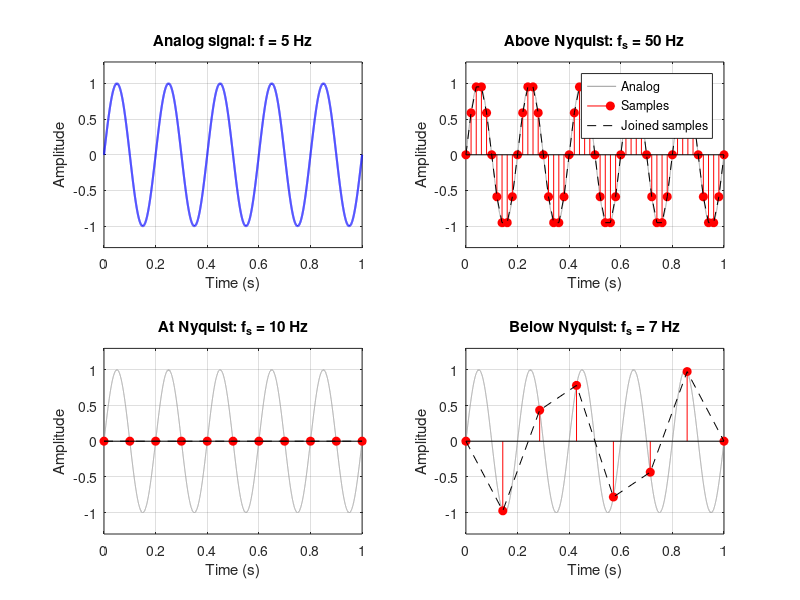

The MATLAB script that drew this image: (Note: this script raises an error after producing the figure.)
% =========================================================
% Problem 4: Sampling of an Analog Signal
% Samples a sine wave above, at, and below the Nyquist rate
% and compares the results.
% =========================================================

clc;          % Clear the Command Window
clear;        % Remove all variables from the Workspace
close all;    % Close all open figures

%% Analog (continuous-time) signal
A   = 1;                    % Amplitude
f   = 5;                    % Signal frequency in Hz
phi = 0;                    % Phase in radians (try pi/2 to see the effect at Nyquist)
t   = 0:0.0001:1;           % Very fine time grid to imitate an analog signal
x   = A*sin(2*pi*f*t + phi);

%% Sampling frequencies
fN      = 2*f;              % Nyquist rate = 2f = 10 Hz
fs_high = 10*f;             % Above Nyquist: 50 Hz
fs_nyq  = fN;               % At Nyquist:    10 Hz
fs_low  = 7;                % Below Nyquist:  7 Hz

%% Sampling: x[n] = x(n*Ts), where Ts = 1/fs
t_high = 0:1/fs_high:1;                 % Sampling instants (step = Ts)
x_high = A*sin(2*pi*f*t_high + phi);    % Sample values

t_nyq  = 0:1/fs_nyq:1;
x_nyq  = A*sin(2*pi*f*t_nyq + phi);

t_low  = 0:1/fs_low:1;
x_low  = A*sin(2*pi*f*t_low + phi);

%% Apparent (alias) frequency for the below-Nyquist case
f_alias = abs(f - fs_low*round(f/fs_low));   % 5 Hz appears as 2 Hz when fs = 7 Hz

%% Plotting
gray = [0.6 0.6 0.6];       % RGB color for the analog signal in the background
yr   = [-1.3 1.3];          % Common amplitude range

figure('Name', 'Problem 4: Sampling of Analog Signal');

subplot(2,2,1);
plot(t, x, 'b', 'LineWidth', 1.5);
title(['Analog signal: f = ', num2str(f), ' Hz']);
xlabel('Time (s)'); ylabel('Amplitude'); ylim(yr); grid on;

subplot(2,2,2);
plot(t, x, 'Color', gray);                        % Analog signal (background)
hold on;
stem(t_high, x_high, 'r', 'MarkerFaceColor', 'r'); % Samples
plot(t_high, x_high, 'k--');                      % Samples joined by straight lines
hold off;
title(['Above Nyquist: f_s = ', num2str(fs_high), ' Hz']);
xlabel('Time (s)'); ylabel('Amplitude'); ylim(yr); grid on;
legend('Analog', 'Samples', 'Joined samples', 'Location', 'best');

subplot(2,2,3);
plot(t, x, 'Color', gray);
hold on;
stem(t_nyq, x_nyq, 'r', 'MarkerFaceColor', 'r');
plot(t_nyq, x_nyq, 'k--');
hold off;
title(['At Nyquist: f_s = ', num2str(fs_nyq), ' Hz']);
xlabel('Time (s)'); ylabel('Amplitude'); ylim(yr); grid on;

subplot(2,2,4);
plot(t, x, 'Color', gray);
hold on;
stem(t_low, x_low, 'r', 'MarkerFaceColor', 'r');
plot(t_low, x_low, 'k--');
hold off;
title(['Below Nyquist: f_s = ', num2str(fs_low), ' Hz']);
xlabel('Time (s)'); ylabel('Amplitude'); ylim(yr); grid on;

sgtitle('Problem 4: Sampling Above, At and Below Nyquist Rate');

%% Summary in the Command Window
disp(['Signal frequency f = ', num2str(f), ' Hz']);
disp(['Nyquist rate 2f    = ', num2str(fN), ' Hz']);
disp(' ');
disp(['Above Nyquist: fs = ', num2str(fs_high), ' Hz, ', num2str(fs_high/f), ' samples per cycle, ', num2str(numel(t_high)), ' samples -> shape preserved']);
disp(['At Nyquist:    fs = ', num2str(fs_nyq),  ' Hz, ', num2str(fs_nyq/f),  ' samples per cycle, ', num2str(numel(t_nyq)),  ' samples -> borderline']);
disp(['Below Nyquist: fs = ', num2str(fs_low),  ' Hz, ', num2str(fs_low/f),  ' samples per cycle, ', num2str(numel(t_low)),  ' samples -> aliasing']);
disp(['Apparent frequency below Nyquist = ', num2str(f_alias), ' Hz (real: ', num2str(f), ' Hz)']);
disp(' ');
disp('Sample values at Nyquist rate (all practically zero):');
disp(x_nyq);
